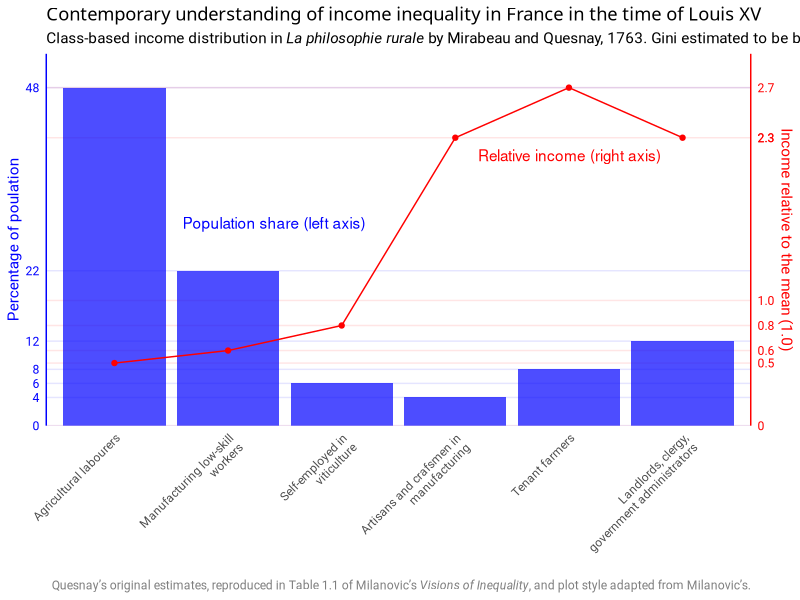

Reproduce this figure in R. (Note: this script raises an error after producing the figure.)
#==================setup==================
library(tidyverse)
library(ggtext)
library(ggrepel)


# some general graphics parameters:
inc_col <- "red"
pop_col <- "blue"

theme_set(
  theme_minimal(base_family = "Roboto") +
    theme(
      panel.grid.minor = element_blank(),
      plot.subtitle = element_markdown(),
      plot.caption = element_markdown(colour = "grey50"),
      plot.title = element_markdown(family = "Sarala")
    )
)


#==============Quesnay France 1763=====================

d1 <- tribble(~population, ~income, ~class, ~class_detail,
              48, 0.5, "Workers",            "Agricultural labourers",
              22, 0.6, "Workers",            "Manufacturing low-skill workers",
              6, 0.8, "Self-employed",       "Self-employed in viticulture",
              4, 2.3, "Self-empoyed",        "Artisans and crafsmen in manufacturing",
              8, 2.7, "Capitalists",         "Tenant farmers",
              12, 2.3, "The Elite",          "Landlords, clergy, government administrators"
              ) |> 
  mutate(country = "France",
         period = "1763",
         class = factor(class,levels = unique(class)),
         class_detail = str_wrap(class_detail, 25),
         class_detail = factor(class_detail, levels = class_detail),
         pop_prop = population / max(population),
         inc_prop = income / max(income),
         pop_ratio = max(population),
         inc_ratio = max(income))


stopifnot(sum(d1$population) == 100)


#-------------dual axis bar and line chart-----------------
# as per Milanovic's style

p1 <- d1 |> 
  ggplot(aes(x = class_detail)) +
  # we want the 'gridlines' to be coloured, match the values, and behind the columns:
  geom_hline(yintercept = c(0, 1/2.7, d1$inc_prop), colour = inc_col, alpha = 0.1) +
  geom_hline(yintercept = c(0, d1$pop_prop), colour = pop_col, alpha = 0.1) +
  # columns for population:
  geom_col(aes(y = pop_prop), fill = pop_col, alpha = 0.7) +
  # lines and points for income:
  geom_line(aes(x = as.numeric(class_detail), y = inc_prop), colour = inc_col) +
  geom_point(aes(x = as.numeric(class_detail), y = inc_prop), colour = inc_col) +
  # annotated labels, also colour coded:
  annotate("text", x = 4.2, y = 0.8, label = "Relative income (right axis)", colour = inc_col, hjust = 0) +
  annotate("text", x = 1.6, y = 0.6, label = "Population share (left axis)", colour = pop_col, hjust = 0) +
  # two different sets of labels for the different variables:
  scale_y_continuous(expand = c(0, 0),
                     limits = c(0, 1.1),
                     breaks = c(0, d1$pop_prop), labels = c(0, d1$population),
                     sec.axis = dup_axis(breaks = c(0, 1/2.7, d1$inc_prop), 
                                         labels = c(0, "1.0", d1$income), 
                                         name = "Income relative to the mean (1.0)")) +
  labs(x = "",
       y = "Percentage of poulation",
       title = "Contemporary understanding of income inequality in France in the time of Louis XV",
       subtitle = "Class-based income distribution in *La philosophie rurale* by Mirabeau and Quesnay, 1763. Gini estimated to be between 49 and 55.",
       caption = "Quesnay's original estimates, reproduced in Table 1.1 of Milanovic's *Visions of Inequality*, and plot style adapted from Milanovic's.") +
  theme(axis.text.x = element_text(angle = 45, hjust = 1),
        panel.grid.major = element_blank(),
        axis.line.y.right = element_line(colour = inc_col),
        axis.line.y.left = element_line(colour = pop_col),
        axis.title.y.left = element_text(colour = pop_col),
        axis.title.y.right = element_text(colour = inc_col),
        axis.text.y.left = element_text(colour = pop_col),
        axis.text.y.right = element_text(colour = inc_col))

svg_png(p1, "../img/0311-quesnay-bar", w = 10, h = 6)
        
#---------------scatter plot--------------

p2 <- d1 |> 
  ggplot(aes(x = population, y = income, label = class_detail)) +
  geom_hline(yintercept = 1, linetype = 2, colour = "grey80") +
  geom_point(size = 2) +
  geom_text_repel(colour = "steelblue", seed = 123, hjust = 0) +
  annotate("text", x = 30, y = 1.1, label = "Average income", colour = "grey80") +
  scale_x_continuous(breaks = c(0, d1$population), limits = c(0, 50), expand = c(0,0 )) +
  scale_y_continuous(breaks = c(1, d1$income), limits = c(0, 3), expand = c(0,0 )) +
  labs(y = "Income relative to the mean",
     x = "Percentage of population",
     title = "Contemporary understanding of income inequality in France in the time of Louis XV",
     subtitle = "Class-based income distribution in *La philosophie rurale* by Mirabeau and Quesnay, 1763. Gini estimated to be between 49 and 55.",
     caption = "Quesnay's original estimates, reproduced in Table 1.1 of Milanovic's *Visions of Inequality*.") +
  theme(panel.grid.major = element_blank(),
        axis.line = element_line(colour = "grey80"))

svg_png(p2, "../img/0311-quesnay-scatter", w = 10, h = 6)

#==============Adam Smith's time 1759==========

# Allen, Robert C. “Class Structure and Inequality during the Industrial
# Revolution: Lessons from England’s Social Tables, 1688-1867.” The Economic
# History Review 72, no. 1 (2019): 88–125.

#page 105 of Allen for % ofpopulation but I am using Milanovic's labels from his Figure 2.1
# page 106 for income in pounds

d2 <- tribble(~population, ~income, ~class,
              1.5, 452.78, "Landed aristocracy",
              4.2, 145.37,  "Capitalists",
              9.4, 27.17, "Shop owners",
              18.9,  21.57, "Peasants",
              56.4, 13.58, "Workers",
              9.6, 3.62  , "Paupers"
              ) |> 
  mutate(year = 1759)

avg_inc <- 23.14
# note, not the same as:
mean(d2$income)


bry <- round(d2$income)[c(1:3, 6)]
brx <- c(0, round(d2$population, 1))[c(1:6)]

# original scale:
p3 <- d2 |> 
  ggplot(aes(x = population, y = income, label = class)) +
  geom_point(size = 2) +
  geom_text_repel(colour = "steelblue", seed = 123, hjust = 0) +
  scale_x_continuous(breaks = brx, limits = c(0, 65), expand = c(0, 0)) +
  scale_y_continuous(breaks = bry, limits = c(0, 800), expand = c(0, 0)) +
  labs(y = "Income in pounds",
       x = "Percentage of population",
       title = "Modern understanding of income inequality in England and Wales in 1759",
       subtitle = "Average income by earner in pounds per year, as estimated in 2019. Gini index between 45 and 51.",
       caption = "Robert Allen, “Class Structure and Inequality during the Industrial
Revolution: Lessons from England’s Social Tables, 1688-1867.”<br>*The Economic
History Review 72*, no. 1 (2019): 88–125, reproduced in Figure 2.1 of Milanovic's *Visions of Inequality*.") +
  theme(panel.grid.major = element_blank(),
        axis.line = element_line(colour = "grey80"))

svg_png(p3, "../img/0311-smith-scatter", w = 10, h = 6)

# log scale:
p4 <- d2 |> 
  ggplot(aes(x = population, y = income, label = class)) +
  geom_point(size = 2) +
  geom_text_repel(colour = "steelblue", seed = 123, hjust = 0) +
  scale_x_continuous(breaks = brx, limits = c(0, 65), expand = c(0, 0)) +
  scale_y_log10(breaks = round(d2$income),  limits = c(1, 800), expand = c(0, 0)) +
  labs(y = "Income in pounds (log scale)",
       x = "Percentage of population",
       title = "Modern understanding of income inequality in England and Wales in 1759",
       subtitle = "Average income by earner in pounds per year, as estimated in 2019. Gini index between 45 and 51.",
       caption = "Robert Allen, “Class Structure and Inequality during the Industrial
Revolution: Lessons from England’s Social Tables, 1688-1867.”<br>*The Economic
History Review 72*, no. 1 (2019): 88–125, reproduced in Figure 2.1 of Milanovic's *Visions of Inequality*.") +
  theme(panel.grid.major = element_blank(),
        axis.line = element_line(colour = "grey80"))

svg_png(p4, "../img/0311-smith-scatter-log", w = 10, h = 6)

#--------------------time of ricardo-------------

d3 <- tribble(~population, ~income, ~class,
              1.3, 756, "Landed aristocracy",
              3.2, 525,  "Capitalists",
              8.6, 65, "Shop owners",
              10.8,  49, "Peasants",
              61.1, 23, "Workers",
              14.9, 4  , "Paupers"
) |> 
  mutate(year = 1801)

bry <- round(d3$income)[c(1:6)]
brx <- c(0, round(d3$population, 1))[c(1:7)]

p5 <- d3 |> 
  ggplot(aes(x = population, y = income, label = class)) +
  geom_point(size = 2) +
  geom_text_repel(colour = "steelblue", seed = 123, hjust = 0) +
  scale_x_continuous(breaks = brx, limits = c(0, 65), expand = c(0, 0)) +
  scale_y_continuous(breaks = bry, limits = c(0, 800), expand = c(0, 0)) +
  labs(y = "Income in pounds",
       x = "Percentage of population",
       title = "Modern understanding of income inequality in England and Wales in 1801",
       subtitle = "Average income by earner in pounds per year, as estimated in 2019. Gini index of around 52.",
       caption = "Robert Allen, *Revising England’s Social Tables Once Again* 2016, reproduced in Table 3.1 of Milanovic's *Visions of Inequality*.") +
  theme(panel.grid.major = element_blank(),
        axis.line = element_line(colour = "grey80"))

svg_png(p5, "../img/0311-ricardo-scatter", w = 10, h = 6)


#-----------------------1831 France--------------
# From Milanovic's Marx chapter


d4 <- tribble(~employment, ~income, ~class,
              3.4, 8.6, "Employers",
              5.1, 3, "Large farmers",
              1.1, 1.8, "High-level civil servants",
              13.9, 1, "Blue-collar employees",
              2, 0.9, "White collar employees",
              13.4, 0.7, "Self-employed",
              1.1, 0.6, "Low-level civil servants",
              31.4, 0.5, "Small farmers",
              28.5, 0.45, "Agricultural workers and servants"
) |> 
  mutate(year = 1831)



bry <- sort(round(d4$income, 1))[c(1,3,6:9)]
brx <- sort(c(0, round(d4$employment, 1)))[c(1:2, 3,4,5,6,8,9, 10)]

p6 <- d4 |> 
  ggplot(aes(x = employment, y = income, label = class)) +
  geom_hline(yintercept = 1, linetype = 2, colour = "grey80") +
  geom_point(size = 2) +
  geom_text_repel(colour = "steelblue", seed = 123, hjust = 0) +
  scale_x_continuous(breaks = brx, limits = c(0, 35), expand = c(0, 0)) +
  scale_y_continuous(breaks = bry, limits = c(0, 10), expand = c(0, 0)) +
  labs(y = "Relative income (average = 1.0)",
       x = "Percentage of employed persons",
       title = "Modern understanding of income inequality in France in 1831",
       subtitle = "Average income by earner relative to overall mean.",
       caption = "Christian Morrison, and Wayne Snyder. “The Income Inequality of France in Historical Perspective.” 
       <br>*European Review of Economic History* 4, no. 1 (2000): 59–83.
, reproduced in Table 4.4 of Milanovic's *Visions of Inequality*.") +
  theme(panel.grid.major = element_blank(),
        axis.line = element_line(colour = "grey80"))

svg_png(p6, "../img/0311-marx-scatter", w = 10, h = 6)
